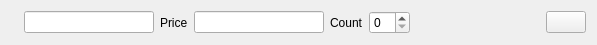
<?xml version="1.0" encoding="UTF-8"?>
<ui version="4.0">
 <class>SaleItemWidget</class>
 <widget class="QWidget" name="SaleItemWidget">
  <property name="geometry">
   <rect>
    <x>0</x>
    <y>0</y>
    <width>597</width>
    <height>42</height>
   </rect>
  </property>
  <layout class="QHBoxLayout" name="horizontalLayout">
   <item>
    <widget class="QLabel" name="idLabel"/>
   </item>
   <item>
    <widget class="QLineEdit" name="nameEdit">
     <property name="readOnly">
      <bool>true</bool>
     </property>
    </widget>
   </item>
   <item>
    <widget class="QLabel" name="label_3">
     <property name="text">
      <string>Price</string>
     </property>
    </widget>
   </item>
   <item>
    <widget class="QLineEdit" name="priceEdit">
     <property name="readOnly">
      <bool>true</bool>
     </property>
    </widget>
   </item>
   <item>
    <widget class="QLabel" name="label_2">
     <property name="text">
      <string>Count</string>
     </property>
    </widget>
   </item>
   <item>
    <widget class="QSpinBox" name="countEdit"/>
   </item>
   <item>
    <spacer name="horizontalSpacer">
     <property name="orientation">
      <enum>Qt::Horizontal</enum>
     </property>
     <property name="sizeHint" stdset="0">
      <size>
       <width>87</width>
       <height>20</height>
      </size>
     </property>
    </spacer>
   </item>
   <item>
    <widget class="QPushButton" name="delBtn">
     <property name="icon">
      <iconset resource="res.qrc">
       <normaloff>:/pic/delete.png</normaloff>:/pic/delete.png</iconset>
     </property>
    </widget>
   </item>
  </layout>
 </widget>
 <resources>
  <include location="res.qrc"/>
 </resources>
 <connections/>
</ui>
